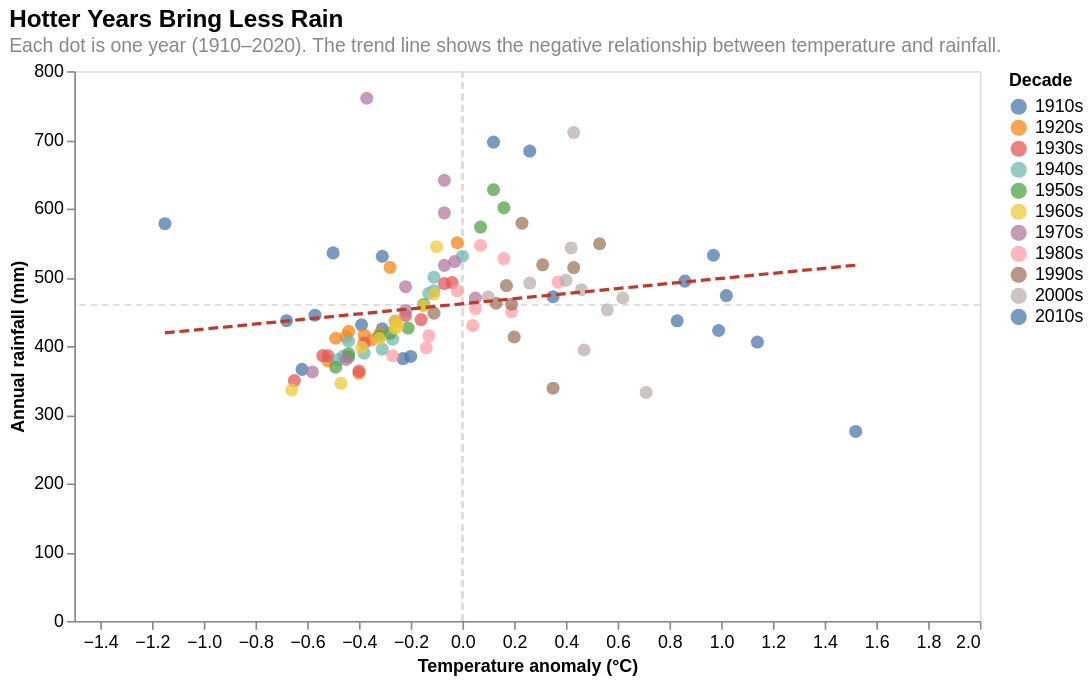

Write the Vega-Lite specification saved for this chart.
### Vega-Lite specification from a JSON file in a GitHub repository (floating-point values rounded to 4 significant figures)
{"$schema": "https://vega.github.io/schema/vega-lite/v5.json", "width": 560, "height": 340, "title": {"text": "Hotter Years Bring Less Rain", "subtitle": "Each dot is one year (1910–2020). The trend line shows the negative relationship between temperature and rainfall.", "fontSize": 15, "subtitleFontSize": 12, "subtitleColor": "#888", "anchor": "start"}, "data": {"values": [{"Year": 1910, "Temperature": -0.5, "rainfall": 535.6, "decade": "1910s"}, {"Year": 1911, "Temperature": -0.68, "rainfall": 436.9, "decade": "1910s"}, {"Year": 1912, "Temperature": -0.2, "rainfall": 384.8, "decade": "1910s"}, {"Year": 1913, "Temperature": -0.57, "rainfall": 444.9, "decade": "1910s"}, {"Year": 1914, "Temperature": -0.31, "rainfall": 425.0, "decade": "1910s"}, {"Year": 1915, "Temperature": -0.23, "rainfall": 381.8, "decade": "1910s"}, {"Year": 1916, "Temperature": -0.31, "rainfall": 530.6, "decade": "1910s"}, {"Year": 1917, "Temperature": -1.15, "rainfall": 578.0, "decade": "1910s"}, {"Year": 1918, "Temperature": -0.39, "rainfall": 430.8, "decade": "1910s"}, {"Year": 1919, "Temperature": -0.62, "rainfall": 366.0, "decade": "1910s"}, {"Year": 1920, "Temperature": -0.28, "rainfall": 514.6, "decade": "1920s"}, {"Year": 1921, "Temperature": -0.02, "rainfall": 550.4, "decade": "1920s"}, {"Year": 1922, "Temperature": -0.38, "rainfall": 416.2, "decade": "1920s"}, {"Year": 1923, "Temperature": -0.49, "rainfall": 411.3, "decade": "1920s"}, {"Year": 1924, "Temperature": -0.35, "rainfall": 409.3, "decade": "1920s"}, {"Year": 1925, "Temperature": -0.44, "rainfall": 421.4, "decade": "1920s"}, {"Year": 1926, "Temperature": -0.45, "rainfall": 413.7, "decade": "1920s"}, {"Year": 1927, "Temperature": -0.32, "rainfall": 417.7, "decade": "1920s"}, {"Year": 1928, "Temperature": -0.4, "rainfall": 360.4, "decade": "1920s"}, {"Year": 1929, "Temperature": -0.52, "rainfall": 378.5, "decade": "1920s"}, {"Year": 1930, "Temperature": -0.07, "rainfall": 490.9, "decade": "1930s"}, {"Year": 1931, "Temperature": -0.26, "rainfall": 435.9, "decade": "1930s"}, {"Year": 1932, "Temperature": -0.54, "rainfall": 386.1, "decade": "1930s"}, {"Year": 1933, "Temperature": -0.22, "rainfall": 444.5, "decade": "1930s"}, {"Year": 1934, "Temperature": -0.16, "rainfall": 438.6, "decade": "1930s"}, {"Year": 1935, "Temperature": -0.65, "rainfall": 349.7, "decade": "1930s"}, {"Year": 1936, "Temperature": -0.38, "rainfall": 404.5, "decade": "1930s"}, {"Year": 1937, "Temperature": -0.52, "rainfall": 385.8, "decade": "1930s"}, {"Year": 1938, "Temperature": -0.4, "rainfall": 363.7, "decade": "1930s"}, {"Year": 1939, "Temperature": -0.04, "rainfall": 492.4, "decade": "1930s"}, {"Year": 1940, "Temperature": -0.31, "rainfall": 395.4, "decade": "1940s"}, {"Year": 1941, "Temperature": -0.11, "rainfall": 480.4, "decade": "1940s"}, {"Year": 1942, "Temperature": 0.0, "rainfall": 530.8, "decade": "1940s"}, {"Year": 1943, "Temperature": -0.38, "rainfall": 389.5, "decade": "1940s"}, {"Year": 1944, "Temperature": -0.48, "rainfall": 380.6, "decade": "1940s"}, {"Year": 1945, "Temperature": -0.27, "rainfall": 410.0, "decade": "1940s"}, {"Year": 1946, "Temperature": -0.44, "rainfall": 407.1, "decade": "1940s"}, {"Year": 1947, "Temperature": -0.11, "rainfall": 500.1, "decade": "1940s"}, {"Year": 1948, "Temperature": -0.46, "rainfall": 385.5, "decade": "1940s"}, {"Year": 1949, "Temperature": -0.13, "rainfall": 476.9, "decade": "1940s"}, {"Year": 1950, "Temperature": 0.12, "rainfall": 627.5, "decade": "1950s"}, {"Year": 1951, "Temperature": -0.49, "rainfall": 369.3, "decade": "1950s"}, {"Year": 1952, "Temperature": -0.44, "rainfall": 384.0, "decade": "1950s"}, {"Year": 1953, "Temperature": -0.21, "rainfall": 426.1, "decade": "1950s"}, {"Year": 1954, "Temperature": -0.15, "rainfall": 460.6, "decade": "1950s"}, {"Year": 1955, "Temperature": 0.07, "rainfall": 573.2, "decade": "1950s"}, {"Year": 1956, "Temperature": 0.16, "rainfall": 601.3, "decade": "1950s"}, {"Year": 1957, "Temperature": -0.44, "rainfall": 388.7, "decade": "1950s"}, {"Year": 1958, "Temperature": -0.28, "rainfall": 418.6, "decade": "1950s"}, {"Year": 1959, "Temperature": -0.32, "rainfall": 414.4, "decade": "1950s"}, {"Year": 1960, "Temperature": -0.15, "rainfall": 458.4, "decade": "1960s"}, {"Year": 1961, "Temperature": -0.66, "rainfall": 336.1, "decade": "1960s"}, {"Year": 1962, "Temperature": -0.26, "rainfall": 436.4, "decade": "1960s"}, {"Year": 1963, "Temperature": -0.11, "rainfall": 475.6, "decade": "1960s"}, {"Year": 1964, "Temperature": -0.26, "rainfall": 426.0, "decade": "1960s"}, {"Year": 1965, "Temperature": -0.47, "rainfall": 345.7, "decade": "1960s"}, {"Year": 1966, "Temperature": -0.39, "rainfall": 397.6, "decade": "1960s"}, {"Year": 1967, "Temperature": -0.25, "rainfall": 428.9, "decade": "1960s"}, {"Year": 1968, "Temperature": -0.1, "rainfall": 544.5, "decade": "1960s"}, {"Year": 1969, "Temperature": -0.32, "rainfall": 410.8, "decade": "1960s"}, {"Year": 1970, "Temperature": -0.45, "rainfall": 380.4, "decade": "1970s"}, {"Year": 1971, "Temperature": -0.22, "rainfall": 486.3, "decade": "1970s"}, {"Year": 1972, "Temperature": -0.58, "rainfall": 362.3, "decade": "1970s"}, {"Year": 1973, "Temperature": -0.07, "rainfall": 641.1, "decade": "1970s"}, {"Year": 1974, "Temperature": -0.37, "rainfall": 760.6, "decade": "1970s"}, {"Year": 1975, "Temperature": -0.07, "rainfall": 593.8, "decade": "1970s"}, {"Year": 1976, "Temperature": -0.03, "rainfall": 523.0, "decade": "1970s"}, {"Year": 1977, "Temperature": 0.05, "rainfall": 469.9, "decade": "1970s"}, {"Year": 1978, "Temperature": -0.07, "rainfall": 517.4, "decade": "1970s"}, {"Year": 1979, "Temperature": -0.22, "rainfall": 451.8, "decade": "1970s"}, {"Year": 1980, "Temperature": 0.04, "rainfall": 429.8, "decade": "1980s"}, {"Year": 1981, "Temperature": 0.16, "rainfall": 527.3, "decade": "1980s"}, {"Year": 1982, "Temperature": -0.13, "rainfall": 415.1, "decade": "1980s"}, {"Year": 1983, "Temperature": 0.37, "rainfall": 493.0, "decade": "1980s"}, {"Year": 1984, "Temperature": 0.07, "rainfall": 546.5, "decade": "1980s"}, {"Year": 1985, "Temperature": -0.14, "rainfall": 397.5, "decade": "1980s"}, {"Year": 1986, "Temperature": -0.27, "rainfall": 385.9, "decade": "1980s"}, {"Year": 1987, "Temperature": 0.19, "rainfall": 450.1, "decade": "1980s"}, {"Year": 1988, "Temperature": 0.05, "rainfall": 454.3, "decade": "1980s"}, {"Year": 1989, "Temperature": -0.02, "rainfall": 480.3, "decade": "1980s"}, {"Year": 1990, "Temperature": 0.2, "rainfall": 413.2, "decade": "1990s"}, {"Year": 1991, "Temperature": 0.19, "rainfall": 460.8, "decade": "1990s"}, {"Year": 1992, "Temperature": -0.11, "rainfall": 447.9, "decade": "1990s"}, {"Year": 1993, "Temperature": 0.17, "rainfall": 488.0, "decade": "1990s"}, {"Year": 1994, "Temperature": 0.35, "rainfall": 338.7, "decade": "1990s"}, {"Year": 1995, "Temperature": 0.31, "rainfall": 518.1, "decade": "1990s"}, {"Year": 1996, "Temperature": 0.13, "rainfall": 462.3, "decade": "1990s"}, {"Year": 1997, "Temperature": 0.43, "rainfall": 514.2, "decade": "1990s"}, {"Year": 1998, "Temperature": 0.53, "rainfall": 548.9, "decade": "1990s"}, {"Year": 1999, "Temperature": 0.23, "rainfall": 578.8, "decade": "1990s"}, {"Year": 2000, "Temperature": 0.43, "rainfall": 710.6, "decade": "2000s"}, {"Year": 2001, "Temperature": 0.42, "rainfall": 542.8, "decade": "2000s"}, {"Year": 2002, "Temperature": 0.71, "rainfall": 332.5, "decade": "2000s"}, {"Year": 2003, "Temperature": 0.62, "rainfall": 469.9, "decade": "2000s"}, {"Year": 2004, "Temperature": 0.26, "rainfall": 491.6, "decade": "2000s"}, {"Year": 2005, "Temperature": 0.47, "rainfall": 394.3, "decade": "2000s"}, {"Year": 2006, "Temperature": 0.46, "rainfall": 482.1, "decade": "2000s"}, {"Year": 2007, "Temperature": 0.4, "rainfall": 495.6, "decade": "2000s"}, {"Year": 2008, "Temperature": 0.1, "rainfall": 471.4, "decade": "2000s"}, {"Year": 2009, "Temperature": 0.56, "rainfall": 452.7, "decade": "2000s"}, {"Year": 2010, "Temperature": 0.26, "rainfall": 683.7, "decade": "2010s"}, {"Year": 2011, "Temperature": 0.12, "rainfall": 696.7, "decade": "2010s"}, {"Year": 2012, "Temperature": 0.35, "rainfall": 471.8, "decade": "2010s"}, {"Year": 2013, "Temperature": 0.99, "rainfall": 422.6, "decade": "2010s"}, {"Year": 2014, "Temperature": 1.02, "rainfall": 473.4, "decade": "2010s"}, {"Year": 2015, "Temperature": 0.83, "rainfall": 436.7, "decade": "2010s"}, {"Year": 2016, "Temperature": 0.97, "rainfall": 532.1, "decade": "2010s"}, {"Year": 2017, "Temperature": 0.86, "rainfall": 494.4, "decade": "2010s"}, {"Year": 2018, "Temperature": 1.14, "rainfall": 405.9, "decade": "2010s"}, {"Year": 2019, "Temperature": 1.52, "rainfall": 275.7, "decade": "2010s"}, {"Year": 2020, "Temperature": 1.15, "rainfall": 486.6, "decade": "2020s"}]}, "layer": [{"mark": {"type": "rule", "color": "#dddddd", "strokeWidth": 1, "strokeDash": [4, 3]}, "transform": [{"aggregate": [{"op": "mean", "field": "rainfall", "as": "mean_rain"}]}], "encoding": {"y": {"field": "mean_rain", "type": "quantitative"}}}, {"mark": {"type": "rule", "color": "#dddddd", "strokeWidth": 1, "strokeDash": [4, 3]}, "encoding": {"x": {"datum": 0}}}, {"mark": {"type": "point", "filled": true, "size": 65, "opacity": 0.75}, "encoding": {"x": {"field": "Temperature", "type": "quantitative", "axis": {"title": "Temperature anomaly (°C)", "labelFontSize": 11, "grid": false}, "scale": {"domain": [-1.3, 1.7]}}, "y": {"field": "rainfall", "type": "quantitative", "axis": {"title": "Annual rainfall (mm)", "labelFontSize": 11, "grid": false}, "scale": {"domain": [250, 780]}}, "color": {"field": "decade", "type": "nominal", "scale": {"domain": ["1910s", "1920s", "1930s", "1940s", "1950s", "1960s", "1970s", "1980s", "1990s", "2000s", "2010s"], "scheme": "tableau10"}, "legend": {"title": "Decade", "orient": "right", "labelFontSize": 11}}, "tooltip": [{"field": "Year", "type": "quantitative", "title": "Year", "format": "d"}, {"field": "Temperature", "type": "quantitative", "title": "Temp anomaly (°C)", "format": "+.2f"}, {"field": "rainfall", "type": "quantitative", "title": "Rainfall (mm)", "format": ".0f"}, {"field": "decade", "type": "nominal", "title": "Decade"}]}}, {"transform": [{"regression": "rainfall", "on": "Temperature"}], "mark": {"type": "line", "color": "#c0392b", "strokeWidth": 2, "strokeDash": [6, 3]}, "encoding": {"x": {"field": "Temperature", "type": "quantitative"}, "y": {"field": "rainfall", "type": "quantitative"}}}]}
